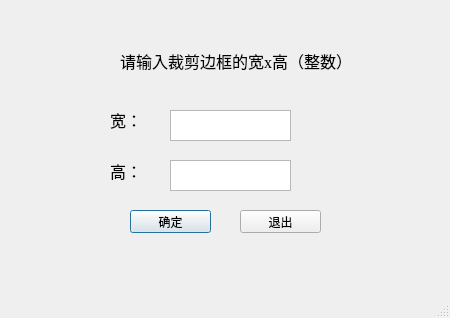
<?xml version="1.0" encoding="UTF-8"?>
<ui version="4.0">
 <class>Dialog</class>
 <widget class="QDialog" name="Dialog">
  <property name="geometry">
   <rect>
    <x>0</x>
    <y>0</y>
    <width>450</width>
    <height>318</height>
   </rect>
  </property>
  <property name="windowTitle">
   <string>Dialog</string>
  </property>
  <property name="sizeGripEnabled">
   <bool>true</bool>
  </property>
  <widget class="QLabel" name="label">
   <property name="geometry">
    <rect>
     <x>110</x>
     <y>109</y>
     <width>51</width>
     <height>21</height>
    </rect>
   </property>
   <property name="font">
    <font>
     <family>Times New Roman</family>
     <pointsize>12</pointsize>
    </font>
   </property>
   <property name="text">
    <string>宽：</string>
   </property>
  </widget>
  <widget class="QPushButton" name="pushButton">
   <property name="geometry">
    <rect>
     <x>130</x>
     <y>210</y>
     <width>81</width>
     <height>23</height>
    </rect>
   </property>
   <property name="text">
    <string>确定</string>
   </property>
  </widget>
  <widget class="QTextEdit" name="textEdit">
   <property name="geometry">
    <rect>
     <x>170</x>
     <y>160</y>
     <width>121</width>
     <height>31</height>
    </rect>
   </property>
  </widget>
  <widget class="QTextEdit" name="textEdit_2">
   <property name="geometry">
    <rect>
     <x>170</x>
     <y>110</y>
     <width>121</width>
     <height>31</height>
    </rect>
   </property>
  </widget>
  <widget class="QLabel" name="label_3">
   <property name="geometry">
    <rect>
     <x>110</x>
     <y>160</y>
     <width>54</width>
     <height>21</height>
    </rect>
   </property>
   <property name="font">
    <font>
     <family>Times New Roman</family>
     <pointsize>12</pointsize>
    </font>
   </property>
   <property name="text">
    <string>高：</string>
   </property>
  </widget>
  <widget class="QPushButton" name="pushButton_2">
   <property name="geometry">
    <rect>
     <x>240</x>
     <y>210</y>
     <width>81</width>
     <height>23</height>
    </rect>
   </property>
   <property name="text">
    <string>退出</string>
   </property>
  </widget>
  <widget class="QLabel" name="label_2">
   <property name="geometry">
    <rect>
     <x>120</x>
     <y>30</y>
     <width>221</width>
     <height>61</height>
    </rect>
   </property>
   <property name="font">
    <font>
     <family>Times New Roman</family>
     <pointsize>12</pointsize>
    </font>
   </property>
   <property name="text">
    <string>请输入裁剪边框的宽x高（整数）</string>
   </property>
  </widget>
 </widget>
 <resources/>
 <connections/>
</ui>
